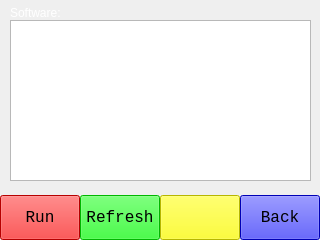
   <widget class="QWidget" name="software" native="true">
    <property name="geometry">
     <rect>
      <x>0</x>
      <y>0</y>
      <width>320</width>
      <height>240</height>
     </rect>
    </property>
    <widget class="QLabel" name="label_software">
     <property name="geometry">
      <rect>
       <x>10</x>
       <y>5</y>
       <width>150</width>
       <height>15</height>
      </rect>
     </property>
     <property name="styleSheet">
      <string notr="true">color: rgb(255, 255, 255);</string>
     </property>
     <property name="text">
      <string>Software:</string>
     </property>
    </widget>
    <widget class="QWidget" name="menu_software" native="true">
     <property name="geometry">
      <rect>
       <x>0</x>
       <y>195</y>
       <width>320</width>
       <height>45</height>
      </rect>
     </property>
     <widget class="QPushButton" name="software_run">
      <property name="geometry">
       <rect>
        <x>0</x>
        <y>0</y>
        <width>80</width>
        <height>45</height>
       </rect>
      </property>
      <property name="font">
       <font>
        <family>Lucida Console</family>
        <pointsize>12</pointsize>
        <weight>50</weight>
        <italic>false</italic>
        <bold>false</bold>
       </font>
      </property>
      <property name="styleSheet">
       <string notr="true">background-color: rgb(255, 0, 0);</string>
      </property>
      <property name="text">
       <string>Run</string>
      </property>
     </widget>
     <widget class="QPushButton" name="software_refresh">
      <property name="geometry">
       <rect>
        <x>80</x>
        <y>0</y>
        <width>80</width>
        <height>45</height>
       </rect>
      </property>
      <property name="font">
       <font>
        <family>Lucida Console</family>
        <pointsize>12</pointsize>
        <weight>50</weight>
        <italic>false</italic>
        <bold>false</bold>
       </font>
      </property>
      <property name="styleSheet">
       <string notr="true">background-color: rgb(0, 255, 0);</string>
      </property>
      <property name="text">
       <string>Refresh</string>
      </property>
     </widget>
     <widget class="QPushButton" name="software_null">
      <property name="geometry">
       <rect>
        <x>160</x>
        <y>0</y>
        <width>80</width>
        <height>45</height>
       </rect>
      </property>
      <property name="font">
       <font>
        <family>Lucida Console</family>
        <pointsize>12</pointsize>
        <weight>50</weight>
        <italic>false</italic>
        <bold>false</bold>
       </font>
      </property>
      <property name="styleSheet">
       <string notr="true">background-color: rgb(255, 255, 0);
</string>
      </property>
      <property name="text">
       <string/>
      </property>
     </widget>
     <widget class="QPushButton" name="software_back">
      <property name="geometry">
       <rect>
        <x>240</x>
        <y>0</y>
        <width>80</width>
        <height>45</height>
       </rect>
      </property>
      <property name="font">
       <font>
        <family>Lucida Console</family>
        <pointsize>12</pointsize>
        <weight>50</weight>
        <italic>false</italic>
        <bold>false</bold>
       </font>
      </property>
      <property name="styleSheet">
       <string notr="true">background-color: rgb(0, 0, 255);</string>
      </property>
      <property name="text">
       <string>Back</string>
      </property>
     </widget>
    </widget>
    <widget class="QTableWidget" name="table_software">
     <property name="geometry">
      <rect>
       <x>10</x>
       <y>20</y>
       <width>301</width>
       <height>161</height>
      </rect>
     </property>
     <property name="styleSheet">
      <string notr="true">color: rgb(255, 255, 0);
font: 8pt &quot;Lucida Console&quot;;</string>
     </property>
     <attribute name="horizontalHeaderVisible">
      <bool>false</bool>
     </attribute>
     <attribute name="verticalHeaderVisible">
      <bool>false</bool>
     </attribute>
     <column>
      <property name="text">
       <string>New Column</string>
      </property>
     </column>
    </widget>
   </widget>
